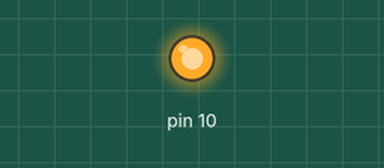
Recording of a sketch running on a simulated Arduino Uno, built with avr-gcc and run on an emulated ATmega328P. Parts: output pins drawn as LEDs (lit = HIGH).

Above: at 0.2 s.
At 6.7 s:
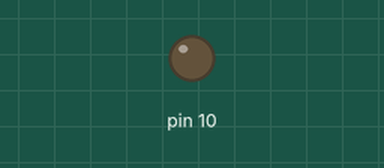
Timing chart, 0 to 9.2 s (numbered marks = the images above):
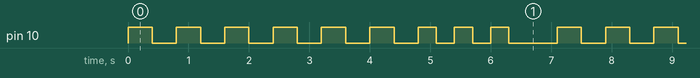

Measured:
- by itself, pin 10: repeats every 7.1 s: 5 × (LOW 0.40 s, HIGH 0.40 s), LOW 0.40 s, 2 × (HIGH 0.30 s, LOW 0.30 s), HIGH 0.30 s, LOW 0.80 s, HIGH 0.40 s
- by itself, everything shown: repeats every 7.1 s, in 18 steps

The sketch:

terrific_jofo1.ino
```cpp
void setup() {
  pinMode(10, OUTPUT);
}

void loop() {
  for(int i = 0; i < 3; i++){
    digitalWrite(10,HIGH);
    delay(400);
    digitalWrite(10,LOW);
    delay(400);
  }
  for(int j = 0; j < 3; j++){
    digitalWrite(10,HIGH);
    delay(400);
    digitalWrite(10,LOW);
    delay(400);
  }
  for(int i = 0; i < 3; i++){
    digitalWrite(10,HIGH);
    delay(300);
    digitalWrite(10,LOW);
    delay(300);
  }
  delay(500);
}
```
